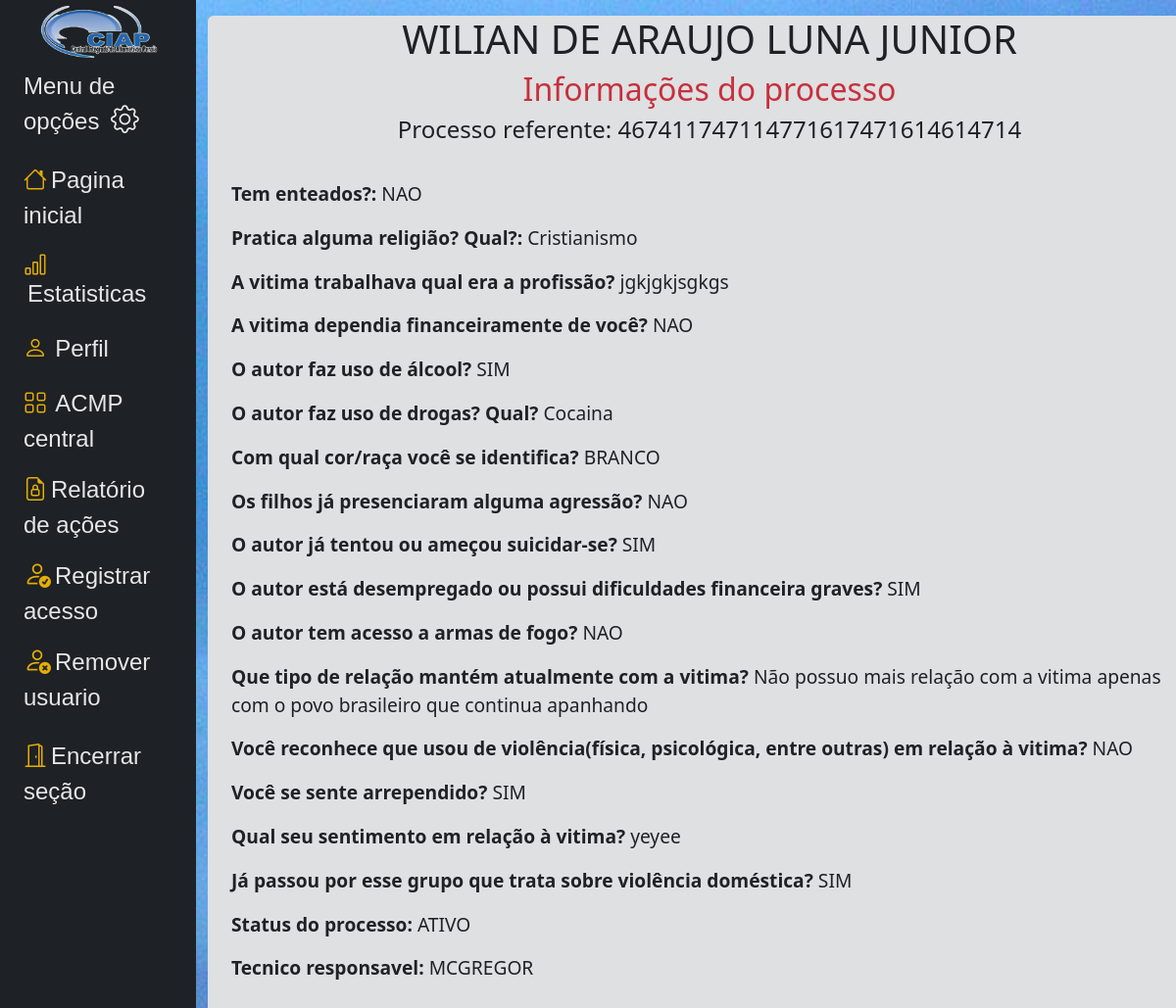
Screenshot of /base/busca/process_info/467411747114771617471614614714/ (signed in) with the database file from the repository.
### core/models.py (models this page shows, shortened)
class Cidadao(models.Model):
    unidade = models.CharField(
                        choices=c_unidade,
                        max_length=15,
                        null=False,
                        blank=False,
                        default='Não informado',
                        )
    cpf = models.CharField(max_length=11, primary_key=True, verbose_name='Cpf:', unique=True)
    nome = models.CharField(max_length=80, verbose_name='Nome completo:')
    nome_social = models.CharField(max_length=80, blank=True, null=True, verbose_name='Nome social:', default='Não definido')
    endereco = models.CharField(max_length=80, verbose_name='Endereço:')
    moradia_situacao = models.CharField(
                        max_length=15,
                        choices=c_moradia_situacao,
                        verbose_name='Situação de moradia, tipo de ocupação:',
                        blank=True,
                        null=True
                    )
    moradia_tipo = models.CharField(
                        max_length=9,
                        choices=c_moradia_tipo,
                        verbose_name='Tipo de moradia:',
                        blank=True,
                        null=True
                    )
    cidade = models.CharField(max_length=20, verbose_name='Cidade:')
    telefone = models.CharField(max_length=13, verbose_name='Telefone:')
    estado = models.CharField(
                    choices=c_estado,
                    verbose_name='Estado:',
                    max_length=19,
                    blank=False,
                    null=False,
                     )
    data_nascimento = models.DateField(blank=False, verbose_name='Data de Nascimento:')
    idade = models.CharField(max_length=3, verbose_name='Idade:')
    naturalidade = models.CharField(max_length=50, verbose_name='Naturalidade:')
    sexo = models.CharField(max_length=1, choices=c_sexo, default='selecione', verbose_name='Sexo:')
    mae = models.CharField(max_length=50, verbose_name='Nome da mãe:')
    estado_civil = models.CharField(choices=c_estado_civil,
                                    default='selecione',
                                    max_length=20)
    remuneracao = models.CharField(max_length=20, choices=c_remuneracao, blank=True, verbose_name='Remuneração:')
    renda_individual = models.CharField(max_length=50, choices=c_renda_invidual)
    cor_raca = models.CharField(max_length=8, choices=c_raca_cor, verbose_name='Cor/Raça:')
    escolaridade = models.CharField(
                                choices=c_escolaridade,
                                max_length=22,
                                default='selecione'
                                    )
    data_entrada = models.DateField(auto_now_add=True)
    class Meta:
        indexes = [
            models.Index(fields=['nome']),
        ]

class ViolenDomest(models.Model):
    cidadao = models.ForeignKey(Cidadao, on_delete=models.CASCADE, to_field='cpf', related_name='form_violencia_domes')
    process_referente = models.CharField(max_length=30, blank=False, verbose_name='A qual processo isso se refere?', unique=True)
    status_process = models.CharField(
                                    default='NAO INFORMADO',
                                    choices=c_status_process,
                                    max_length=13,
                                    verbose_name='Status do processo'
                                    )
    data_form_viole = models.DateField(auto_now_add=True)
    enteados = models.CharField(
                                default='Selecione',
                                choices=c_sim_nao,
                                max_length=9,
                                verbose_name='Tem enteados?'
                                 )
    religiao = models.CharField(
                                blank=True,
                                null=True,
                                max_length=80,
                                verbose_name='Pratica alguma religião? Qual?'
                                )
    trab_vitima = models.CharField(max_length=80, blank=True, null=True, verbose_name='A vitima trabalhava qual era a profissão?')
    dependencia_fin = models.CharField(
                                        default='Selecione',
                                        choices=c_sim_nao,
                                        max_length=80,
                                        verbose_name='A vitima dependia financeiramente de você?'
                                        )
    autor_alcool = models.CharField(
                                    default='Selecione',
                                    choices=c_sim_nao,
                                    verbose_name='O autor faz uso de álcool?',
                                    max_length=9
                                    )
    uso_drogas_viole = models.CharField(
                                        max_length=80,
                                        blank= True,
                                        null=True,
                                        verbose_name='O autor faz uso de drogas? Qual?'
                                        )
    raça_ident = models.CharField(
                                    default='Selecione',
                                    choices=c_raca_cor,
                                    verbose_name='Com qual cor/raça você se identifica?',
                                    max_length=8
                                )
    filhos_agress = models.CharField(
                                    default='Selecione',
                                    choices=c_sim_nao,
                                    verbose_name='Os filhos já presenciaram alguma agressão?',
                                    max_length=9
                                    )
    ameacar_suicidio = models.CharField(
                                        default='Selecione',
                                        choices=c_sim_nao,
                                        verbose_name='O autor já tentou ou ameçou suicidar-se?',
                                        max_length=9
                                        )
    dificul_finan = models.CharField(
                                    default='Selecione',
                                    choices=c_sim_nao,
                                    verbose_name='O autor está desempregado ou possui dificuldades financeira graves?',
                                    max_length=9
                                    )
    acesso_armas = models.CharField(
                                    default='Selecione',
                                    choices=c_sim_nao,
                                    verbose_name='O autor tem acesso a armas de fogo?',
                                    max_length=9
                                    )
    relacao_vit = models.CharField(
                                    blank=True,
                                    null=True,
                                    verbose_name ='Que tipo de relação mantém atualmente com a vitima?',
                                    max_length=200
                                    )
    reconhe_violencia = models.CharField(
                                        default='Selecione',
                                        choices=c_sim_nao,
                                        verbose_name='Você reconhece que usou de violência(física, psicológica, entre outras) em relação à vitima?',
                                        max_length=9
                                        )
    arrepen = models.CharField(
                                default='Selecione',
                                choices=c_sim_nao,
                                verbose_name='Você se sente arrependido?',
                                max_length=9
                                )
    sentim_vitim = models.CharField(
                                    blank=True,
                                    null=True,
                                    verbose_name='Qual seu sentimento em relação à vitima?',
                                    max_length=300,
                                    )
    passagen_ant = models.CharField(
                                    default='Selecione',
                                    choices=c_sim_nao,
                                    verbose_name='Já passou por esse grupo que trata sobre violência doméstica?',
                                    max_length=9
                                    )
    tecnico_responsavel_vio = models.CharField(
                                            blank=False,
                                            null=False,
                                            verbose_name='Tecnico reponsavel:',
                                            max_length=80
                                            )

### core/views.py (the view)
# urls.py: path('base/busca/process_info/<str:process_referente>/', views.violen_info, name='violen_info'),
@login_required
def violen_info(request, process_referente):
    model = get_object_or_404(ViolenDomest, process_referente=process_referente)
    cidadao = model.cidadao
    processos = cidadao.form_violencia_domes.first()
    context = {
        'cidadao': cidadao,
        'processo': model,
        'processos': processos,
    }
    return render(request, 'commons/include/process_more.html', context)

### templates/commons/include/process_more.html
{% extends 'commons/include/new_base.html' %}
{% load static %}
{% block content %}
        <div class="container bg-light rounded">
            <div class="container">
                <h1 class="text-center">{{ cidadao.nome }}</h1>
                <div class="section-title d-flex justify-content-center">
                    <h2 class="text-danger">Informações do processo</h2>
                </div>
                <div class="info-item">
                    <h4 class="d-flex justify-content-center">Processo referente: {{ processo.process_referente }} </h4>
                    <br>
                    <p><strong>Tem enteados?:</strong> {{ processo.enteados }}</p>
                    <p><strong>Pratica alguma religião? Qual?:</strong> {{ processo.religiao }}</p>
                    <p><strong>A vitima trabalhava qual era a profissão?</strong> {{ processo.trab_vitima }}</p>
                    <p><strong>A vitima dependia financeiramente de você?</strong> {{ processo.dependencia_fin }}</p>
                    <p><strong>O autor faz uso de álcool?</strong> {{ processo.autor_alcool }}</p>
                    <p><strong>O autor faz uso de drogas? Qual?</strong> {{ processo.uso_drogas_viole }}</p>
                    <p><strong>Com qual cor/raça você se identifica?</strong> {{ processo.raça_ident }}</p>
                    <p><strong>Os filhos já presenciaram alguma agressão?</strong> {{ processo.filhos_agress }}</p>
                    <p><strong>O autor já tentou ou ameçou suicidar-se?</strong> {{ processo.ameacar_suicidio }}</p>
                    <p><strong>O autor está desempregado ou possui dificuldades financeira graves?</strong> {{ processo.dificul_finan }}</p>
                    <p><strong>O autor tem acesso a armas de fogo?</strong> {{ processo.acesso_armas }}</p>
                    <p><strong>Que tipo de relação mantém atualmente com a vitima?</strong> {{ processo.relacao_vit }}</p>
                    <p><strong>Você reconhece que usou de violência(física, psicológica, entre outras) em relação à vitima?</strong> {{ processo.reconhe_violencia }}</p>
                    <p><strong>Você se sente arrependido?</strong> {{ processo.arrepen }}</p>
                    <p><strong>Qual seu sentimento em relação à vitima?</strong> {{ processo.sentim_vitim }}</p>
                    <p><strong>Já passou por esse grupo que trata sobre violência doméstica?</strong> {{ processo.passagen_ant }} </p>
                    <p><strong>Status do processo:</strong>  {{ processo.status_process }} </p>
                    <p><strong> Tecnico responsavel:</strong> {{ processo.tecnico_responsavel_vio }}</p>
                </div>
            </div>
            <br>
        </div>
{% endblock content %}

### static/css/base.css (style rules this page uses)
body { background-image: url('/media/acreImg.png'); background-size: cover; background-position: top left; background-repeat: no-repeat; background-attachment: fixed; background-color: #008080; filter: brightness(0.9) contrast(1.0); }
.container { width: 1000px; }
.info-item { font-size: larger; }

### rows the page displays
Cidadao: nome "WILIAN DE ARAUJO LUNA JUNIOR"
ViolenDomest: process_referente "467411747114771617471614614714", enteados "NAO", religiao "Cristianismo", trab_vitima "jgkjgkjsgkgs", dependencia_fin "NAO", autor_alcool "SIM", uso_drogas_viole "Cocaina", raça_ident "BRANCO", filhos_agress "NAO", ameacar_suicidio "SIM", dificul_finan "SIM", acesso_armas "NAO", relacao_vit "Não possuo mais relação com a vitima apenas com o povo brasileiro que continua apanhando", reconhe_violencia "NAO", arrepen "SIM", sentim_vitim "yeyee", passagen_ant "SIM", status_process "ATIVO", tecnico_responsavel_vio "MCGREGOR"
